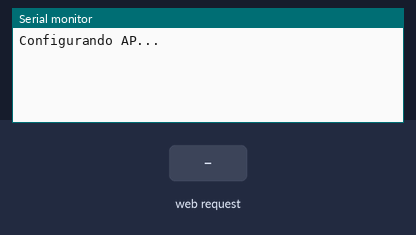
This sketch was run on a simulated ESP8266 (NodeMCU). Shown: the last lines printed to the serial monitor. The inputs (shaded band) are chosen by the test bench.

Above: at 1.2 s.
1.3 s: HTTP request GET /alarm received
At 1.7 s:
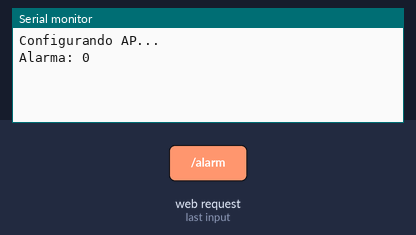
2.8 s: HTTP request GET /ssid received
At 4.0 s:
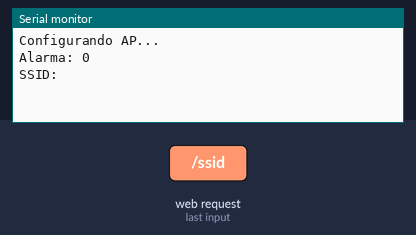
4.3 s: HTTP request GET /password received
At 5.2 s:
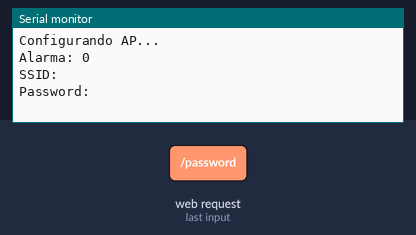
5.8 s: HTTP request GET /smoke received
At 6.4 s:
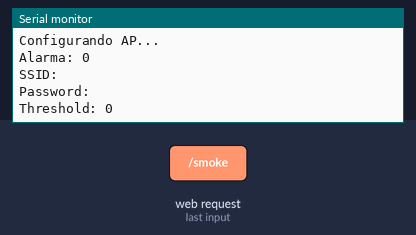
7.3 s: HTTP request GET /ap_name received
At 8.5 s:
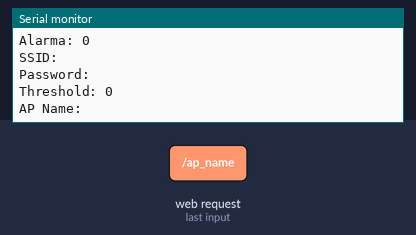
8.8 s: HTTP request GET /ap_pass received
At 9.8 s:
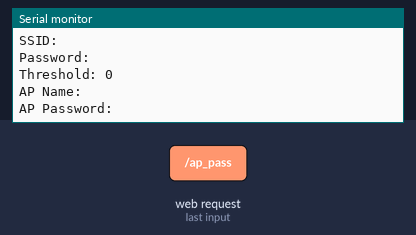

The sketch:

server.ino
```cpp
#include <ESP8266WiFi.h>
#include <WiFiClient.h>
#include <ESP8266WebServer.h>

/* SSID y contraseña de la red */
String AP_NameString = "EZWakeUp";
const char WiFiAPPSK[] = "bulldozer";

ESP8266WebServer server(80);  // Instancia del servidor

void setup()
{
  //delay(1000);
  Serial.begin(115200);

  Serial.println();
  Serial.println("Configurando AP...");

  setupWiFi();

  /* Se asocia cada solicitud con la función que la maneja */
  server.on("/alarm", set_alarm);
  server.on("/ssid", set_ssid);
  server.on("/password", set_password);
  server.on("/smoke", set_smoke);
  server.on("/ultrasonic", set_ultrasonic);
  server.on("/ap_name", set_ap_name);
  server.on("/ap_pass", set_ap_pass);

  /* Se inicia el servidor */
  server.begin();
}

void loop()
{
  /*  Se encarga de manejar las solicitudes provenientes de los clientes.
   *  Para cada solicitud identifica la función que la maneja
   */
  server.handleClient();
}

/* Configurar los parámetros necesarios de la red */
void setupWiFi()
{
  WiFi.mode(WIFI_AP);

  uint8_t mac[WL_MAC_ADDR_LENGTH];
  WiFi.softAPmacAddress(mac);

  char AP_NameChar[AP_NameString.length() + 1];
  memset(AP_NameChar, 0, AP_NameString.length() + 1);

  for (int i = 0; i < AP_NameString.length(); i++)
  {
    AP_NameChar[i] = AP_NameString.charAt(i);
  }

  WiFi.softAP(AP_NameChar, WiFiAPPSK);
}

/* Los parámetros se obtienen del JSON de la solicitud con el método server.arg() */

void set_alarm()
{
  int alarm_time = server.arg(0).toInt();
  Serial.print("Alarma: ");
  Serial.println(alarm_time);
  server.send(200, "text/plain", "Cool!");
}

void set_ssid()
{
  String _ssid = server.arg(0);
  Serial.print("SSID: ");
  Serial.println(_ssid);
  server.send(200, "text/plain", "Cool!");
}

void set_password()
{
  String _password = server.arg(0);
  Serial.print("Password: ");
  Serial.println(_password);
  server.send(200, "text/plain", "Cool!");
}

void set_smoke()
{
  int thresh = server.arg(0).toInt();
  Serial.print("Threshold: ");
  Serial.println(thresh);
  server.send(200, "text/plain", "Cool!");
}

void set_ultrasonic()
{
  int thresh = server.arg(0).toInt();
  Serial.print("Threshold: ");
  Serial.println(thresh);
  server.send(200, "text/plain", "Cool!");
}

void set_ap_name()
{
  String _name = server.arg(0);
  Serial.print("AP Name: ");
  Serial.println(_name);
  server.send(200, "text/plain", "Cool!");
}

void set_ap_pass()
{
  String _pass = server.arg(0);
  Serial.print("AP Password: ");
  Serial.println(_pass);
  server.send(200, "text/plain", "Cool!");
}
```

Measured:
- after the input at 1.3 s, the serial monitor: prints a new line at once (image 1)
- after the input at 2.8 s, the serial monitor: prints a new line at once (image 2)
- after the input at 4.3 s, the serial monitor: prints a new line at once (image 3)
- after the input at 5.8 s, the serial monitor: prints a new line at once (image 4)
- after the input at 7.3 s, the serial monitor: prints a new line at once (image 5)
- after the input at 8.8 s, the serial monitor: prints a new line at once (image 6)
